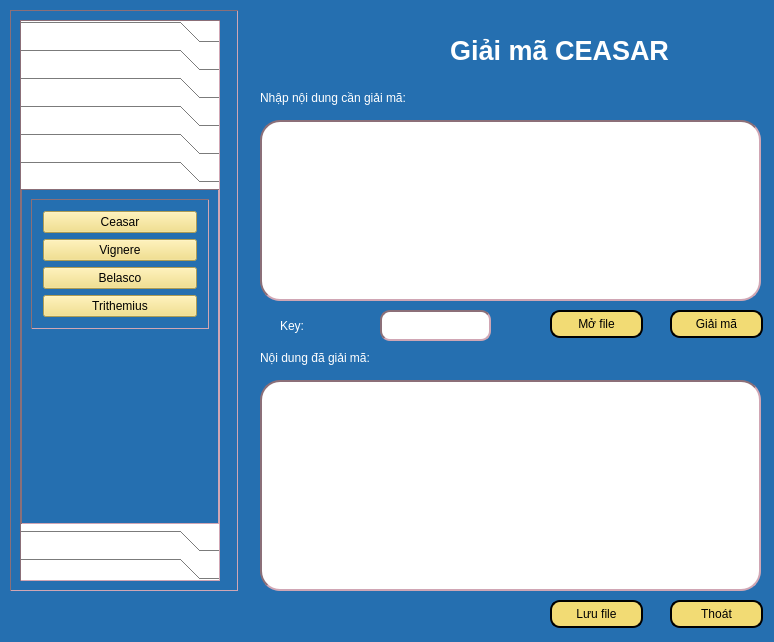
<?xml version="1.0" encoding="UTF-8"?>
<ui version="4.0">
 <class>Dialog</class>
 <widget class="QDialog" name="Dialog">
  <property name="geometry">
   <rect>
    <x>0</x>
    <y>0</y>
    <width>774</width>
    <height>642</height>
   </rect>
  </property>
  <property name="windowTitle">
   <string>Dialog</string>
  </property>
  <property name="styleSheet">
   <string notr="true">background-color:rgb(37, 111, 176);
color:white;</string>
  </property>
  <widget class="QPushButton" name="btnSaveFile">
   <property name="geometry">
    <rect>
     <x>550</x>
     <y>600</y>
     <width>93</width>
     <height>28</height>
    </rect>
   </property>
   <property name="styleSheet">
    <string notr="true">background-color: rgb(242, 219, 116);
border-radius: 10px;
border: 2px solid black;
color:black;</string>
   </property>
   <property name="text">
    <string>Lưu file</string>
   </property>
   <property name="icon">
    <iconset>
     <normaloff>../Icon/icons8-save-file-64.png</normaloff>../Icon/icons8-save-file-64.png</iconset>
   </property>
  </widget>
  <widget class="QLabel" name="label_4">
   <property name="geometry">
    <rect>
     <x>260</x>
     <y>350</y>
     <width>181</width>
     <height>16</height>
    </rect>
   </property>
   <property name="text">
    <string>Nội dung đã giải mã:</string>
   </property>
  </widget>
  <widget class="QPushButton" name="btnOpenFile">
   <property name="geometry">
    <rect>
     <x>550</x>
     <y>310</y>
     <width>93</width>
     <height>28</height>
    </rect>
   </property>
   <property name="styleSheet">
    <string notr="true">background-color: rgb(242, 219, 116);
border-radius: 10px;
border: 2px solid black;
color:black;</string>
   </property>
   <property name="text">
    <string>Mở file</string>
   </property>
   <property name="icon">
    <iconset>
     <normaloff>../Icon/icons8-open-file-40.png</normaloff>../Icon/icons8-open-file-40.png</iconset>
   </property>
  </widget>
  <widget class="QLabel" name="label_2">
   <property name="geometry">
    <rect>
     <x>260</x>
     <y>90</y>
     <width>181</width>
     <height>16</height>
    </rect>
   </property>
   <property name="text">
    <string>Nhập nội dung cần giải mã:</string>
   </property>
  </widget>
  <widget class="QLabel" name="label_3">
   <property name="geometry">
    <rect>
     <x>280</x>
     <y>310</y>
     <width>81</width>
     <height>31</height>
    </rect>
   </property>
   <property name="text">
    <string>Key:</string>
   </property>
  </widget>
  <widget class="QTextEdit" name="txtKey">
   <property name="geometry">
    <rect>
     <x>380</x>
     <y>310</y>
     <width>111</width>
     <height>31</height>
    </rect>
   </property>
   <property name="styleSheet">
    <string notr="true">background-color: white;
border: 2px inset #8b6f78;
border-radius:10px;
color:black;
</string>
   </property>
  </widget>
  <widget class="QPushButton" name="btnGiaiMa">
   <property name="geometry">
    <rect>
     <x>670</x>
     <y>310</y>
     <width>93</width>
     <height>28</height>
    </rect>
   </property>
   <property name="styleSheet">
    <string notr="true">background-color: rgb(242, 219, 116);
border-radius: 10px;
border: 2px solid black;
color:black;</string>
   </property>
   <property name="text">
    <string>Giải mã</string>
   </property>
   <property name="icon">
    <iconset>
     <normaloff>../Icon/icons8-encode-32.png</normaloff>../Icon/icons8-encode-32.png</iconset>
   </property>
  </widget>
  <widget class="QLabel" name="label">
   <property name="geometry">
    <rect>
     <x>450</x>
     <y>10</y>
     <width>281</width>
     <height>81</height>
    </rect>
   </property>
   <property name="font">
    <font>
     <pointsize>20</pointsize>
     <weight>75</weight>
     <bold>true</bold>
    </font>
   </property>
   <property name="text">
    <string>Giải mã CEASAR</string>
   </property>
  </widget>
  <widget class="QTextEdit" name="txtVanBanGoc">
   <property name="geometry">
    <rect>
     <x>260</x>
     <y>380</y>
     <width>501</width>
     <height>211</height>
    </rect>
   </property>
   <property name="styleSheet">
    <string notr="true">background-color: white;
border: 2px inset #8b6f78;
border-radius:20px;
color:black;
</string>
   </property>
  </widget>
  <widget class="QTextEdit" name="txtCiphertext">
   <property name="geometry">
    <rect>
     <x>260</x>
     <y>120</y>
     <width>501</width>
     <height>181</height>
    </rect>
   </property>
   <property name="styleSheet">
    <string notr="true">background-color: white;
border: 2px inset #8b6f78;
border-radius:20px;
color:black;
</string>
   </property>
  </widget>
  <widget class="QPushButton" name="btnClose">
   <property name="geometry">
    <rect>
     <x>670</x>
     <y>600</y>
     <width>93</width>
     <height>28</height>
    </rect>
   </property>
   <property name="styleSheet">
    <string notr="true">background-color: rgb(242, 219, 116);
border-radius: 10px;
border: 2px solid black;
color:black;</string>
   </property>
   <property name="text">
    <string>Thoát</string>
   </property>
   <property name="icon">
    <iconset>
     <normaloff>../Icon/icons8-exit-50.png</normaloff>../Icon/icons8-exit-50.png</iconset>
   </property>
  </widget>
  <widget class="QFrame" name="frame">
   <property name="geometry">
    <rect>
     <x>10</x>
     <y>10</y>
     <width>228</width>
     <height>581</height>
    </rect>
   </property>
   <property name="styleSheet">
    <string notr="true">QFrame {
  border-width: 1px;
  border: 1px inset #8b6f78;
}</string>
   </property>
   <property name="frameShape">
    <enum>QFrame::StyledPanel</enum>
   </property>
   <property name="frameShadow">
    <enum>QFrame::Raised</enum>
   </property>
   <layout class="QVBoxLayout" name="verticalLayout_8">
    <item>
     <widget class="QToolBox" name="toolBox">
      <property name="enabled">
       <bool>true</bool>
      </property>
      <property name="sizePolicy">
       <sizepolicy hsizetype="Preferred" vsizetype="Preferred">
        <horstretch>0</horstretch>
        <verstretch>0</verstretch>
       </sizepolicy>
      </property>
      <property name="maximumSize">
       <size>
        <width>200</width>
        <height>16777215</height>
       </size>
      </property>
      <property name="layoutDirection">
       <enum>Qt::LeftToRight</enum>
      </property>
      <property name="styleSheet">
       <string notr="true">QPushButton {
  background-color: #FFC4D0;
}
QToolBox {
 background-color: #FFFFFF;;
  color: #EEEEEE;
}</string>
      </property>
      <property name="currentIndex">
       <number>5</number>
      </property>
      <widget class="QWidget" name="page">
       <property name="geometry">
        <rect>
         <x>0</x>
         <y>0</y>
         <width>119</width>
         <height>74</height>
        </rect>
       </property>
       <attribute name="label">
        <string>Mã hóa chuyển vị</string>
       </attribute>
       <layout class="QVBoxLayout" name="verticalLayout_3">
        <item alignment="Qt::AlignTop">
         <widget class="QFrame" name="frame_6">
          <property name="frameShape">
           <enum>QFrame::StyledPanel</enum>
          </property>
          <property name="frameShadow">
           <enum>QFrame::Raised</enum>
          </property>
          <layout class="QVBoxLayout" name="verticalLayout_5">
           <property name="leftMargin">
            <number>11</number>
           </property>
           <property name="topMargin">
            <number>11</number>
           </property>
           <property name="rightMargin">
            <number>11</number>
           </property>
           <property name="bottomMargin">
            <number>11</number>
           </property>
           <item>
            <widget class="QPushButton" name="actionHai_dong_MaHoa">
             <property name="styleSheet">
              <string notr="true">background-color: rgb(242, 219, 116);
color:black;</string>
             </property>
             <property name="text">
              <string>Chuyển vị hai dòng</string>
             </property>
            </widget>
           </item>
           <item>
            <widget class="QPushButton" name="actionNhieu_dong_MaHoa">
             <property name="styleSheet">
              <string notr="true">background-color: rgb(242, 219, 116);
color:black;</string>
             </property>
             <property name="text">
              <string>Chuyển vị nhiều dòng</string>
             </property>
            </widget>
           </item>
          </layout>
         </widget>
        </item>
       </layout>
      </widget>
      <widget class="QWidget" name="page_2">
       <property name="geometry">
        <rect>
         <x>0</x>
         <y>0</y>
         <width>98</width>
         <height>106</height>
        </rect>
       </property>
       <attribute name="label">
        <string>Mã hóa thay thế</string>
       </attribute>
       <layout class="QVBoxLayout" name="verticalLayout_4">
        <item alignment="Qt::AlignTop">
         <widget class="QFrame" name="frame_10">
          <property name="frameShape">
           <enum>QFrame::StyledPanel</enum>
          </property>
          <property name="frameShadow">
           <enum>QFrame::Raised</enum>
          </property>
          <layout class="QVBoxLayout" name="verticalLayout_6">
           <item>
            <widget class="QPushButton" name="actionCeasar_MaHoa">
             <property name="styleSheet">
              <string notr="true">background-color: rgb(242, 219, 116);
color:black;</string>
             </property>
             <property name="text">
              <string>Ceasar</string>
             </property>
            </widget>
           </item>
           <item>
            <widget class="QPushButton" name="actionVignere_MaHoa">
             <property name="styleSheet">
              <string notr="true">background-color: rgb(242, 219, 116);
color:black;</string>
             </property>
             <property name="text">
              <string>Vignere</string>
             </property>
            </widget>
           </item>
           <item>
            <widget class="QPushButton" name="actionBelasco_MaHoa">
             <property name="styleSheet">
              <string notr="true">background-color: rgb(242, 219, 116);
color:black;</string>
             </property>
             <property name="text">
              <string>Belasco</string>
             </property>
            </widget>
           </item>
           <item>
            <widget class="QPushButton" name="actionTrithemius_MaHoa">
             <property name="styleSheet">
              <string notr="true">background-color: rgb(242, 219, 116);
color:black;</string>
             </property>
             <property name="text">
              <string>Trithemius</string>
             </property>
            </widget>
           </item>
          </layout>
         </widget>
        </item>
       </layout>
      </widget>
      <widget class="QWidget" name="page_3">
       <property name="geometry">
        <rect>
         <x>0</x>
         <y>0</y>
         <width>98</width>
         <height>106</height>
        </rect>
       </property>
       <attribute name="label">
        <string>Mã hóa XOR</string>
       </attribute>
       <layout class="QVBoxLayout" name="verticalLayout_7">
        <item alignment="Qt::AlignTop">
         <widget class="QFrame" name="frame_11">
          <property name="frameShape">
           <enum>QFrame::StyledPanel</enum>
          </property>
          <property name="frameShadow">
           <enum>QFrame::Raised</enum>
          </property>
          <layout class="QVBoxLayout" name="verticalLayout_9">
           <item>
            <widget class="QPushButton" name="actionXORCeasar_MaHoa">
             <property name="styleSheet">
              <string notr="true">background-color: rgb(242, 219, 116);
color:black;</string>
             </property>
             <property name="text">
              <string>Ceasar</string>
             </property>
            </widget>
           </item>
           <item>
            <widget class="QPushButton" name="actionXORVignere_MaHoa">
             <property name="styleSheet">
              <string notr="true">background-color: rgb(242, 219, 116);
color:black;</string>
             </property>
             <property name="text">
              <string>Vignere</string>
             </property>
            </widget>
           </item>
           <item>
            <widget class="QPushButton" name="actionXORBelasco_MaHoa">
             <property name="styleSheet">
              <string notr="true">background-color: rgb(242, 219, 116);
color:black;</string>
             </property>
             <property name="text">
              <string>Belasco</string>
             </property>
            </widget>
           </item>
           <item>
            <widget class="QPushButton" name="actionXORTrithemius_MaHoa">
             <property name="styleSheet">
              <string notr="true">background-color: rgb(242, 219, 116);
color:black;</string>
             </property>
             <property name="text">
              <string>Trithemius</string>
             </property>
            </widget>
           </item>
          </layout>
         </widget>
        </item>
       </layout>
      </widget>
      <widget class="QWidget" name="page_4">
       <property name="geometry">
        <rect>
         <x>0</x>
         <y>0</y>
         <width>98</width>
         <height>85</height>
        </rect>
       </property>
       <attribute name="label">
        <string>Mã hóa hiện đại</string>
       </attribute>
       <layout class="QVBoxLayout" name="verticalLayout_11">
        <item alignment="Qt::AlignTop">
         <widget class="QFrame" name="frame_12">
          <property name="frameShape">
           <enum>QFrame::StyledPanel</enum>
          </property>
          <property name="frameShadow">
           <enum>QFrame::Raised</enum>
          </property>
          <layout class="QVBoxLayout" name="verticalLayout_10">
           <item>
            <widget class="QPushButton" name="actionDES_MaHoa">
             <property name="styleSheet">
              <string notr="true">background-color: rgb(242, 219, 116);
color:black;</string>
             </property>
             <property name="text">
              <string>SDES</string>
             </property>
            </widget>
           </item>
           <item>
            <widget class="QPushButton" name="actionAES_MaHoa">
             <property name="styleSheet">
              <string notr="true">background-color: rgb(242, 219, 116);
color:black;</string>
             </property>
             <property name="text">
              <string>AES</string>
             </property>
            </widget>
           </item>
           <item>
            <widget class="QPushButton" name="actionRSA_MaHoa">
             <property name="styleSheet">
              <string notr="true">background-color: rgb(242, 219, 116);
color:black;</string>
             </property>
             <property name="text">
              <string>RSA</string>
             </property>
            </widget>
           </item>
          </layout>
         </widget>
        </item>
       </layout>
      </widget>
      <widget class="QWidget" name="page_5">
       <property name="geometry">
        <rect>
         <x>0</x>
         <y>0</y>
         <width>196</width>
         <height>387</height>
        </rect>
       </property>
       <attribute name="label">
        <string>Giải mã chuyển vị</string>
       </attribute>
       <layout class="QVBoxLayout" name="verticalLayout_18">
        <item alignment="Qt::AlignTop">
         <widget class="QFrame" name="frame_13">
          <property name="frameShape">
           <enum>QFrame::StyledPanel</enum>
          </property>
          <property name="frameShadow">
           <enum>QFrame::Raised</enum>
          </property>
          <layout class="QVBoxLayout" name="verticalLayout_19">
           <property name="leftMargin">
            <number>11</number>
           </property>
           <property name="topMargin">
            <number>11</number>
           </property>
           <property name="rightMargin">
            <number>11</number>
           </property>
           <property name="bottomMargin">
            <number>11</number>
           </property>
           <item>
            <widget class="QPushButton" name="actionHai_dong_GiaiMa">
             <property name="styleSheet">
              <string notr="true">background-color: rgb(242, 219, 116);
color:black;</string>
             </property>
             <property name="text">
              <string>Chuyển vị 2 dòng</string>
             </property>
            </widget>
           </item>
           <item>
            <widget class="QPushButton" name="actionNhieu_dong_GiaiMa">
             <property name="styleSheet">
              <string notr="true">background-color: rgb(242, 219, 116);
color:black;</string>
             </property>
             <property name="text">
              <string>Chuyển vị nhiều dòng</string>
             </property>
            </widget>
           </item>
          </layout>
         </widget>
        </item>
       </layout>
      </widget>
      <widget class="QWidget" name="page_6">
       <property name="geometry">
        <rect>
         <x>0</x>
         <y>0</y>
         <width>196</width>
         <height>387</height>
        </rect>
       </property>
       <attribute name="label">
        <string>Giải mã thay thế</string>
       </attribute>
       <layout class="QVBoxLayout" name="verticalLayout_20">
        <item alignment="Qt::AlignTop">
         <widget class="QFrame" name="frame_18">
          <property name="frameShape">
           <enum>QFrame::StyledPanel</enum>
          </property>
          <property name="frameShadow">
           <enum>QFrame::Raised</enum>
          </property>
          <layout class="QVBoxLayout" name="verticalLayout_21">
           <property name="leftMargin">
            <number>11</number>
           </property>
           <property name="topMargin">
            <number>11</number>
           </property>
           <property name="rightMargin">
            <number>11</number>
           </property>
           <property name="bottomMargin">
            <number>11</number>
           </property>
           <item>
            <widget class="QPushButton" name="actionCeasar_GiaiMa">
             <property name="styleSheet">
              <string notr="true">background-color: rgb(242, 219, 116);
color:black;</string>
             </property>
             <property name="text">
              <string>Ceasar</string>
             </property>
            </widget>
           </item>
           <item>
            <widget class="QPushButton" name="actionVignere_GiaiMa">
             <property name="styleSheet">
              <string notr="true">background-color: rgb(242, 219, 116);
color:black;</string>
             </property>
             <property name="text">
              <string>Vignere</string>
             </property>
            </widget>
           </item>
           <item>
            <widget class="QPushButton" name="actionBelasco_GiaiMa">
             <property name="styleSheet">
              <string notr="true">background-color: rgb(242, 219, 116);
color:black;</string>
             </property>
             <property name="text">
              <string>Belasco</string>
             </property>
            </widget>
           </item>
           <item>
            <widget class="QPushButton" name="actionTrithemius_GiaiMa">
             <property name="styleSheet">
              <string notr="true">background-color: rgb(242, 219, 116);
color:black;</string>
             </property>
             <property name="text">
              <string>Trithemius</string>
             </property>
            </widget>
           </item>
          </layout>
         </widget>
        </item>
       </layout>
      </widget>
      <widget class="QWidget" name="page_7">
       <property name="geometry">
        <rect>
         <x>0</x>
         <y>0</y>
         <width>98</width>
         <height>116</height>
        </rect>
       </property>
       <attribute name="label">
        <string>Giải mã XOR</string>
       </attribute>
       <layout class="QVBoxLayout" name="verticalLayout_22">
        <item alignment="Qt::AlignTop">
         <widget class="QFrame" name="frame_19">
          <property name="frameShape">
           <enum>QFrame::StyledPanel</enum>
          </property>
          <property name="frameShadow">
           <enum>QFrame::Raised</enum>
          </property>
          <layout class="QVBoxLayout" name="verticalLayout_23">
           <property name="leftMargin">
            <number>11</number>
           </property>
           <property name="topMargin">
            <number>11</number>
           </property>
           <property name="rightMargin">
            <number>11</number>
           </property>
           <property name="bottomMargin">
            <number>11</number>
           </property>
           <item>
            <widget class="QPushButton" name="actionXORCeasar_GiaiMa">
             <property name="styleSheet">
              <string notr="true">background-color: rgb(242, 219, 116);
color:black;</string>
             </property>
             <property name="text">
              <string>Ceasar</string>
             </property>
            </widget>
           </item>
           <item>
            <widget class="QPushButton" name="actionXORVignere_GiaiMa">
             <property name="styleSheet">
              <string notr="true">background-color: rgb(242, 219, 116);
color:black;</string>
             </property>
             <property name="text">
              <string>Vignere</string>
             </property>
            </widget>
           </item>
           <item>
            <widget class="QPushButton" name="actionXORBelasco_GiaiMa">
             <property name="styleSheet">
              <string notr="true">background-color: rgb(242, 219, 116);
color:black;</string>
             </property>
             <property name="text">
              <string>Belasco</string>
             </property>
            </widget>
           </item>
           <item>
            <widget class="QPushButton" name="actionXORTrithemius_GiaiMa">
             <property name="styleSheet">
              <string notr="true">background-color: rgb(242, 219, 116);
color:black;</string>
             </property>
             <property name="text">
              <string>Trithemius</string>
             </property>
            </widget>
           </item>
          </layout>
         </widget>
        </item>
       </layout>
      </widget>
      <widget class="QWidget" name="page_8">
       <property name="geometry">
        <rect>
         <x>0</x>
         <y>0</y>
         <width>196</width>
         <height>387</height>
        </rect>
       </property>
       <attribute name="label">
        <string>Giải mã hiện đại</string>
       </attribute>
       <layout class="QVBoxLayout" name="verticalLayout_24">
        <item alignment="Qt::AlignTop">
         <widget class="QFrame" name="frame_20">
          <property name="frameShape">
           <enum>QFrame::StyledPanel</enum>
          </property>
          <property name="frameShadow">
           <enum>QFrame::Raised</enum>
          </property>
          <layout class="QVBoxLayout" name="verticalLayout_25">
           <item>
            <widget class="QPushButton" name="actionDES_GiaiMa">
             <property name="styleSheet">
              <string notr="true">background-color: rgb(242, 219, 116);
color:black;</string>
             </property>
             <property name="text">
              <string>SDES</string>
             </property>
            </widget>
           </item>
           <item>
            <widget class="QPushButton" name="actionAES_GiaiMa">
             <property name="styleSheet">
              <string notr="true">background-color: rgb(242, 219, 116);
color:black;</string>
             </property>
             <property name="text">
              <string>AES</string>
             </property>
            </widget>
           </item>
           <item>
            <widget class="QPushButton" name="actionRSA_GiaiMa">
             <property name="styleSheet">
              <string notr="true">background-color: rgb(242, 219, 116);
color:black;</string>
             </property>
             <property name="text">
              <string>RSA</string>
             </property>
            </widget>
           </item>
          </layout>
         </widget>
        </item>
       </layout>
      </widget>
     </widget>
    </item>
   </layout>
  </widget>
 </widget>
 <resources/>
 <connections/>
</ui>
